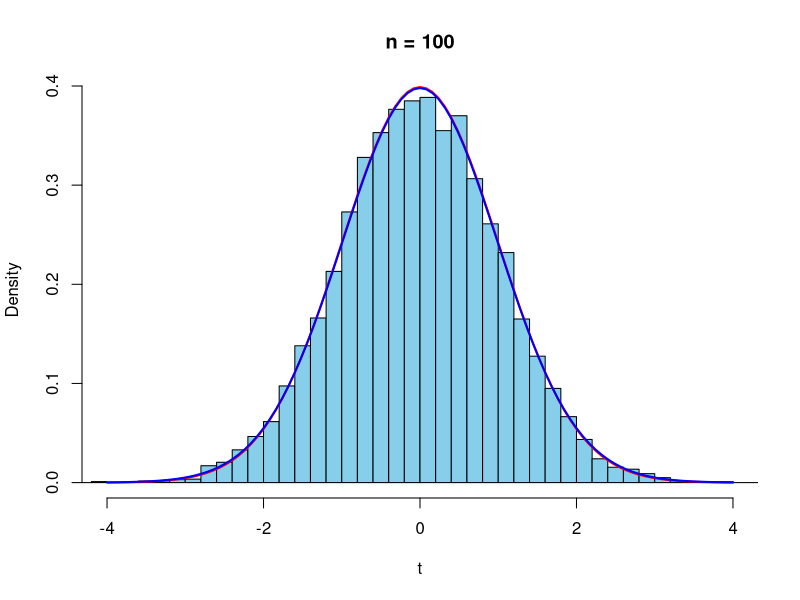
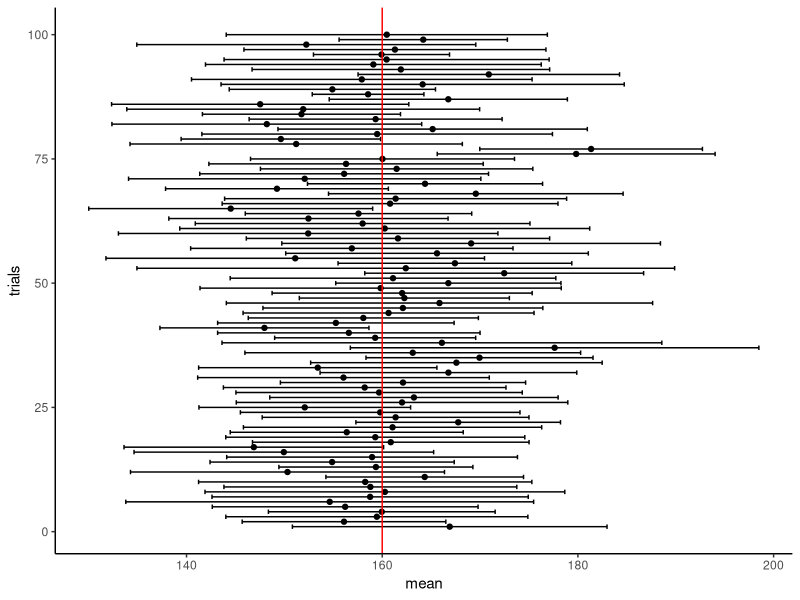

Source code (R) for these figures, in order:
## ---- chunk 1
set.seed(8931)
n <- 100
repdata <- replicate(10000, rnorm(n))
t <-apply(repdata, 2, function(x) {
  (mean(x))*sqrt(n)/sd(x)
})
hist(t, prob=TRUE,xlim=c(-4,4),
     breaks=seq(-ceiling(max(abs(t))),ceiling(max(abs(t))),0.2),
     col="skyblue", main = paste("n =", n))
curve(dnorm(x,0,1),-4,4,col="red",lwd=2,add=TRUE)
curve(dt(x,n-1),-4,4,col="blue",lwd=2,add=TRUE)
## ---- chunk 2
library(tidyverse)

set.seed(8931)

# m: 母平均, s: 母標準偏差, n: 標本サイズ, r: 試行回数
CItest<-function(m,s,n,r) {
  rdata<-replicate(r,{
    ex<-rnorm(n,m,s)
    smpl_m<-mean(ex)
    ci<-qt(0.975, df = n-1)*sd(ex)/sqrt(n)
    c(smpl_m-ci,smpl_m,smpl_m+ci)
  })
  rdata<-data.frame(1:r,t(rdata))
  colnames(rdata)<-c("trials","minci","mean","maxci")
  sr<-sum(rdata$minci<m & rdata$maxci > m)/r
  cat(paste("正答率: ",sr))
  ggplot2::ggplot(data = rdata, aes(x = mean ,y = trials)) +
    geom_point() +
    geom_errorbarh(aes(xmin=minci, xmax=maxci)) +
    geom_vline(xintercept = m, color="red") +
    theme_classic()
}
CItest(160,20,10,100)
## ---- chunk 3
set.seed(8931)
n <- 10
x <- rnorm(n, 165, 10)
t.test(x, mu = 160)
